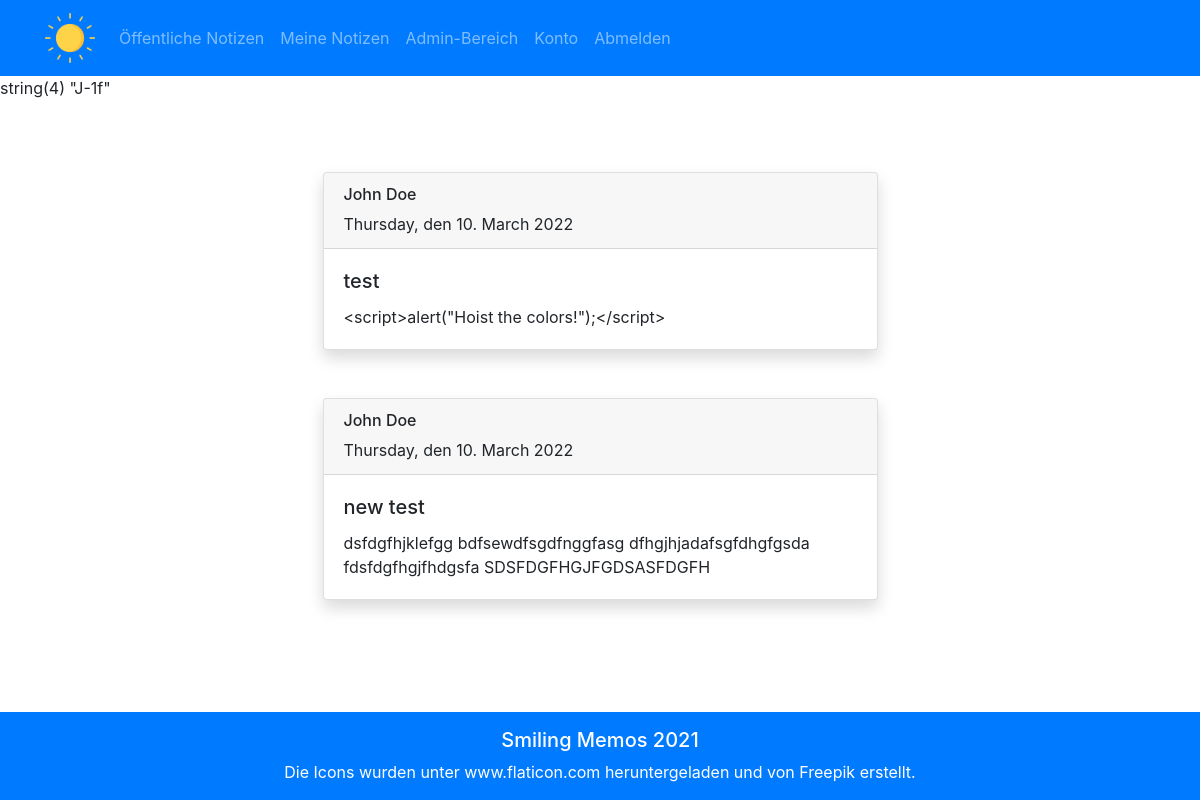
/openmemos (signed in), run on the app's committed database.
### tables this page shows
CREATE TABLE `memos` (
  `id` int NOT NULL,
  `fk_author` int NOT NULL,
  `date` timestamp NOT NULL DEFAULT CURRENT_TIMESTAMP,
  `title` varchar(200) DEFAULT NULL,
  `text` text NOT NULL,
  `visibility` enum('private','public') NOT NULL
);

### src/AbstractController.php (called while the page is built, shortened)
<?php
	abstract class AbstractController {
		protected function render($fileName, $parameters) {
			extract($parameters);
			include __DIR__ . "/../view/header.php";
			include __DIR__ . "/../view/{$fileName}.php";
			include __DIR__ . "/../view/footer.php";
		}
	    protected function escape($string) {
	        return htmlentities($string, ENT_QUOTES, "UTF-8");
	    }
        protected function escape2dArray($a2dArray) {
            $new2dArray = [];
            foreach ($a2dArray as $array) {
                $newArray = [];
                foreach ($array as $key => $value) {
                    $newArray[$key] = $this->escape($value);
                }
                array_push($new2dArray, $newArray);
            }
            return $new2dArray;
        }
	}
?>

### src/MemosController.php (called while the page is built, shortened)
<?php
	class MemosController extends AbstractController {
		private $memosRepository;
		public function __construct($memosRepository) {
			$this->memosRepository = $memosRepository;
		}
		public function prepareOpenMemos() {
			$arrayOfStrings = [
                "abcdefghijklmnopqrstuvwxyz",
                "ABCDEFGHIJKLMNOPQRSTUVWXYZ",
                "0123456789",
                "!#$%&()*+,-./:;=?[]{}~|@_^"
            ];
			$test = $this->generateString($arrayOfStrings, 4, true);
			$openMemos = $this->memosRepository->getOpenMemos();
			$this->render(
				"openMemos",
				[
					"test" => $test,
					"openMemos" => $openMemos
				]
			);
		}
	}
?>

### index.php (called while the page is built, shortened)
<?php
	require "init.php";
	$routes = [
		"/register" => [
			"controller" => "RegisterController",
			"method" => "prepareRegistration"
		],
		"/activateaccount" => [
			"controller" => "RegisterController",
			"method" => "activateAccount"
		],
		"/login" => [
			"controller" => "LoginController",
			"method" => "prepareLogin"
		],
		"/logout" => [
			"controller" => "LogoutController",
			"method" => "logOut"
		],
		"/forgotpassword" => [
			"controller" => "PasswordController",
			"method" => "forgotPassword"
		],
		"/resetpassword" => [
			"controller" => "PasswordController",
			"method" => "resetPassword"
		],
		"/openmemos" => [
			"controller" => "MemosController",
			"method" => "prepareOpenMemos"
		],
		"/mymemos" => [
			"controller" => "MemosController",
			"method" => "prepareMyMemos"
		],
		"/account" => [
			"controller" => "AccountController",
			"method" => "prepareAccount"
		],
		"/admindashboard" => [
			"controller" => "AdminDashboardController",
			"method" => "prepareAdminDashboard"
		],
		"/ajax" => [
			"controller" => "AjaxService",
			"method" => "makeRequest"
		]
	];
	if (! isset($_SERVER["PATH_INFO"])) {
		$home = $container->createInstance("HomeController");
		$home->prepareHome();
	}
	else {
		$route = $routes[$_SERVER["PATH_INFO"]];
		$controller = $container->createInstance($route["controller"]);
		$method = $route["method"];
		$controller->$method();
	}
?>

### src/MemosRepository.php (called while the page is built, shortened)
<?php
	class MemosRepository extends AbstractController {
		private $connection;
        public function __construct($dbConnection) {
            $this->connection = $dbConnection;
        }
        public function getOpenMemos() {
            $statement = $this->connection->prepare("
                SELECT `authors`.`first_name`,
                    `authors`.`last_name`,
                    `memos`.`fk_author`,
                    `memos`.`date`,
                    `memos`.`title`,
                    `memos`.`text`
                FROM `memos`
                JOIN `authors`
                ON `memos`.`fk_author` = `authors`.`id`
                WHERE `visibility` = 'public';
            ");
            if (! $statement->execute()) {
                return [];
            }
            $result = $statement->get_result();
            $a2dArray = $result->fetch_all(MYSQLI_ASSOC);
            return $this->escape2dArray($a2dArray);
        }
	}
?>

### view/openMemos.php (the view, shortened to what this page needs)
<?php
  var_dump($test);
?>
<main>
  <div class="container py-5">
    <div id="cards" class="d-flex justify-content-center flex-column align-items-center">
<?php
  if (empty($openMemos)) {
?>
    <h4>Es gibt noch keine Notizen.</h4>
    <h4>Sei der Erste, der eine öffentliche Notiz erstellt!</h4>
<?php
  } else {
    foreach ($openMemos as $memo) {
      $memo["name"] = $memo["first_name"] . " " . $memo["last_name"];
      $memo["date"] = strftime("%A, den %d. %B %Y", strtotime($memo["date"]));
?>
      <div>
        <div class="card my-4 shadow">
            <div class="card-header d-flex justify-content-between">
              <div>
                <h6 class="mt-0 mb-2">
                  <?php echo $memo["name"]; ?>
                </h6>
                <p class="mb-0">
                  <?php echo $memo["date"]; ?>
                </p>
              </div>
            </div>
            <div class="card-body">
              <h5 class="card-title">
                <?php echo $memo["title"]; ?>
              </h5>
              <p class="card-text">
                <?php echo $memo["text"]; ?>
              </p>
            </div>
        </div>
      </div>
<?php
    }
  }
?>
    </div>
  </div>
</main>

### css/styles.css (style rules this page uses)
#cards > div { width: 50%; }
#cards > div > div { width: 100%; }
.card-header, .card-body { width: 100%; }

### data on the page
memos: name "John Doe", date "Thursday, den 10. March 2022", title "test", text "<script>alert(\"Hoist the colors!\");</script>"
memos: name "John Doe", date "Thursday, den 10. March 2022", title "new test", text "dsfdgfhjklefgg bdfsewdfsgdfnggfasg dfhgjhjadafsgfdhgfgsda fdsfdgfhgjfhdgsfa SDSFDGFHGJFGDSASFDGFH"
